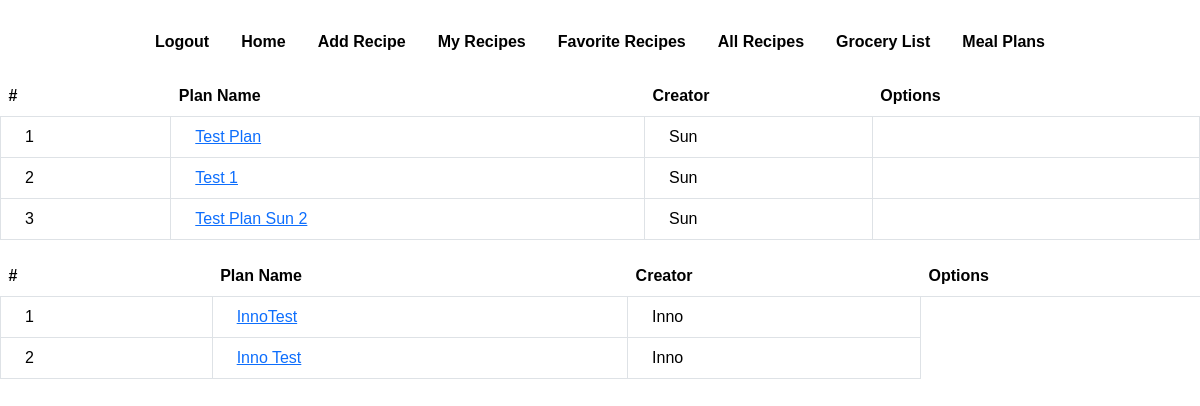
Screenshot of /meal_plans (signed in) with the database file from the repository.
### tables this page shows
CREATE TABLE meal_plan (
        meal_plan_id INTEGER PRIMARY KEY AUTOINCREMENT,
        plan_name TEXT NOT NULL,
        creator_id INTEGER NOT NULL,
        invite_code TEXT NOT NULL,
        FOREIGN KEY(creator_id) REFERENCES user_profile(user_id)
        );

CREATE TABLE user_profile (
            user_id INTEGER PRIMARY KEY AUTOINCREMENT,
            username TEXT not Null UNIQUE,
            email TEXT not Null UNIQUE,
            password TEXT not Null
        );

### MealPlanner.py (the view)
@app.route('/meal_plans')
def list_meal_plans():
    username = session.get('username')
    if not username:
        flash("You must be logged in to view your meal plans.")
        return redirect(url_for('login'))
    with sqlite3.connect(DB_NAME) as conn:
        cur = conn.cursor()
        user = cur.execute("""SELECT user_id FROM user_profile WHERE username = ?""",
                           (session['username'],)).fetchone()
        if user is None:
            flash("You must be logged in to view your meal plans.")
            return redirect(url_for('login'))
        user_id = user[0]
        created = cur.execute("""
            SELECT meal_plan_id, plan_name, creator_id
            FROM meal_plan
            WHERE creator_id = ?
        """, (user_id,)).fetchall()
        invited = cur.execute("""
            SELECT mp.meal_plan_id, mp.plan_name, mp.creator_id, u.username AS creator_name
            FROM meal_plan mp
            JOIN meal_plan_access mpa ON mp.meal_plan_id = mpa.meal_plan_id
            JOIN user_profile u ON mp.creator_id = u.user_id
            WHERE mpa.user_id = ? AND mp.creator_id != ?
        """, (user_id, user_id)).fetchall()
        created_with_names = []
        for plan in created:
            creator_name = cur.execute("SELECT username FROM user_profile WHERE user_id = ?",
                                       (plan[2],)).fetchone()[0]
            created_with_names.append({
                "meal_plan_id": plan[0],
                "plan_name": plan[1],
                "creator_name": creator_name
            })
        invited_with_names = []
        for plan in invited:
            invited_with_names.append({
                "meal_plan_id": plan[0],
                "plan_name": plan[1],
                "creator_name": plan[3]
            })
    return render_template("list_meal_plans.html",
                           created=created_with_names,
                           invited=invited_with_names, username=username)

### Templates/list_meal_plans.html (shortened to what this page needs)
<!doctype html>
<html lang="en">
  <head>
    <link href="https://cdn.jsdelivr.net/npm/bootstrap@5.3.8/dist/css/bootstrap.min.css" rel="stylesheet">
    <link rel="stylesheet" type="text/css" href="{{ url_for('static', filename='styleDesign.css') }}">
  </head>
  <body>
    {% include 'Partial/topnav.html' %}
    <table class="table">
      <thead>
        <tr>
          <th scope="col">#</th>
          <th scope="col">Plan Name</th>
          <th scope="col">Creator</th>
          <th scope="col">Options</th>
        </tr>
      </thead>
      <tbody>
        {% for created_list in created %}
        <tr class="hover:bg-gray-100">
            <td class="border px-4 py-2">{{ loop.index }}</td>
            <td class="border px-4 py-2 text-blue-600">
                        <a href="{{ url_for('view_meal_plan', meal_plan_id=created_list.meal_plan_id) }}">
              {{ created_list.plan_name }}
            </a>
            </td>
            <td class="border px-4 py-2">{{ created_list.creator_name }}</td>
            <td class="border px-4 py-2 space-x-2">
            <a href="{{ url_for('delete_meal_plan', meal_plan_id=created_list.meal_plan_id) }}" class="bg-red-500 hover:bg-red-600 text-white px-2 py-1 rounded">Delete</a>
          </td>
        </tr>
        {%  endfor %}
      </tbody>
    </table>
    <table class="table">
      <thead>
        <tr>
          <th scope="col">#</th>
          <th scope="col">Plan Name</th>
          <th scope="col">Creator</th>
          <th scope="col">Options</th>
        </tr>
      </thead>
      <tbody>
        {% for invited_list in invited %}
        <tr class="hover:bg-gray-100">
            <td class="border px-4 py-2">{{ loop.index }}</td>
            <td class="border px-4 py-2 text-blue-600">
                        <a href="{{ url_for('view_meal_plan', meal_plan_id=invited_list.meal_plan_id) }}">
              {{ invited_list.plan_name }}
            </a>
            </td>
            <td class="border px-4 py-2">{{ invited_list.creator_name }}</td>
        </tr>
        {%  endfor %}
      </tbody>
    </table>
</body>
</html>

### Static/styleDesign.css (style rules this page uses)
body { margin: 0; padding: 0; background-image: url("home_page_image.jpg"); background-repeat: no-repeat; background-size: cover; background-attachment: fixed; box-sizing: border-box; font-family: sans-serif; }

### rows the page displays
meal_plan: plan_name "Test Plan"
user_profile: creator_name "Sun" "Sun" "Sun"
meal_plan: plan_name "Test 1"
meal_plan: plan_name "Test Plan Sun 2"
meal_plan: plan_name "InnoTest", creator_name "Inno"
meal_plan: plan_name "Inno Test", creator_name "Inno"
